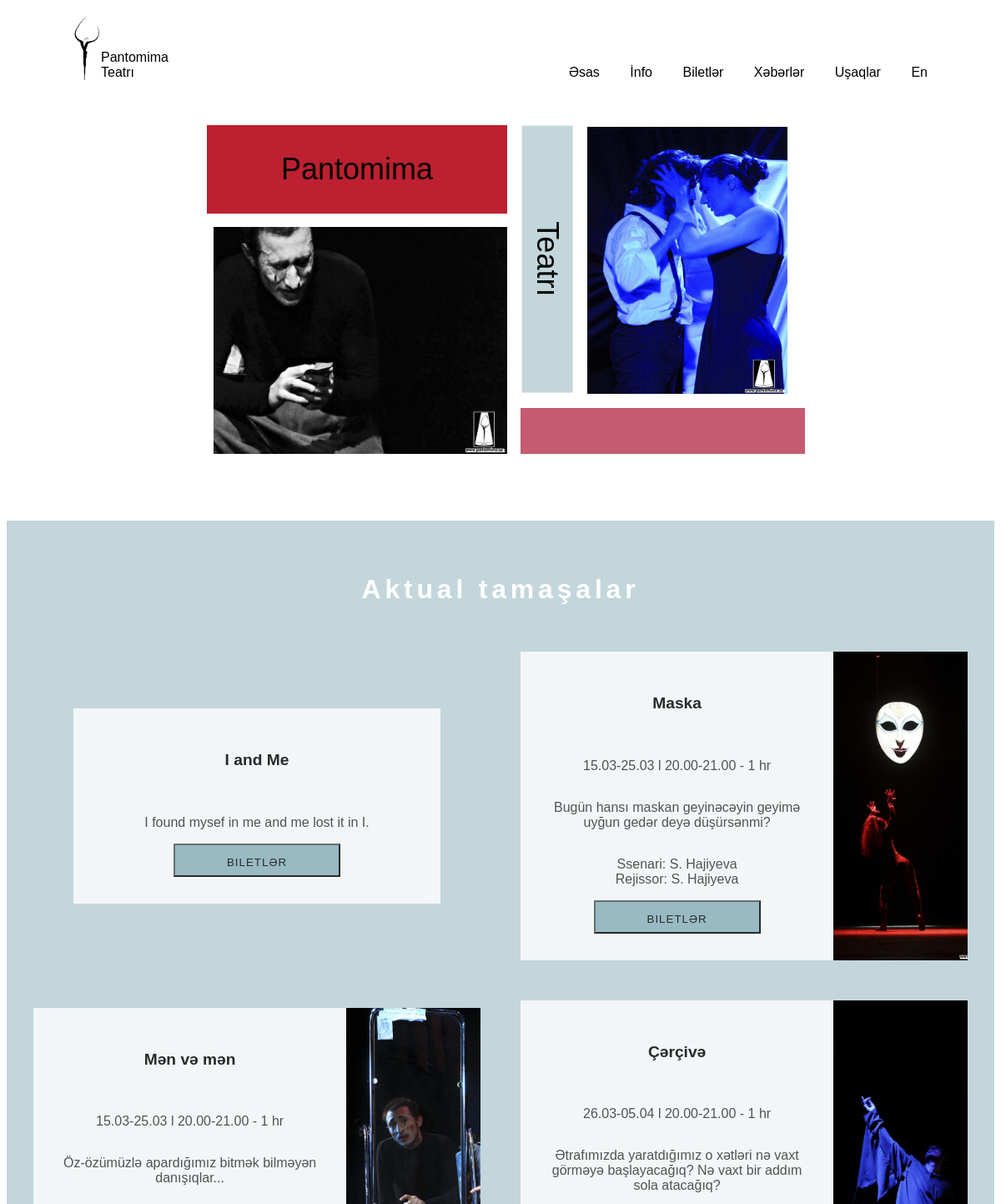
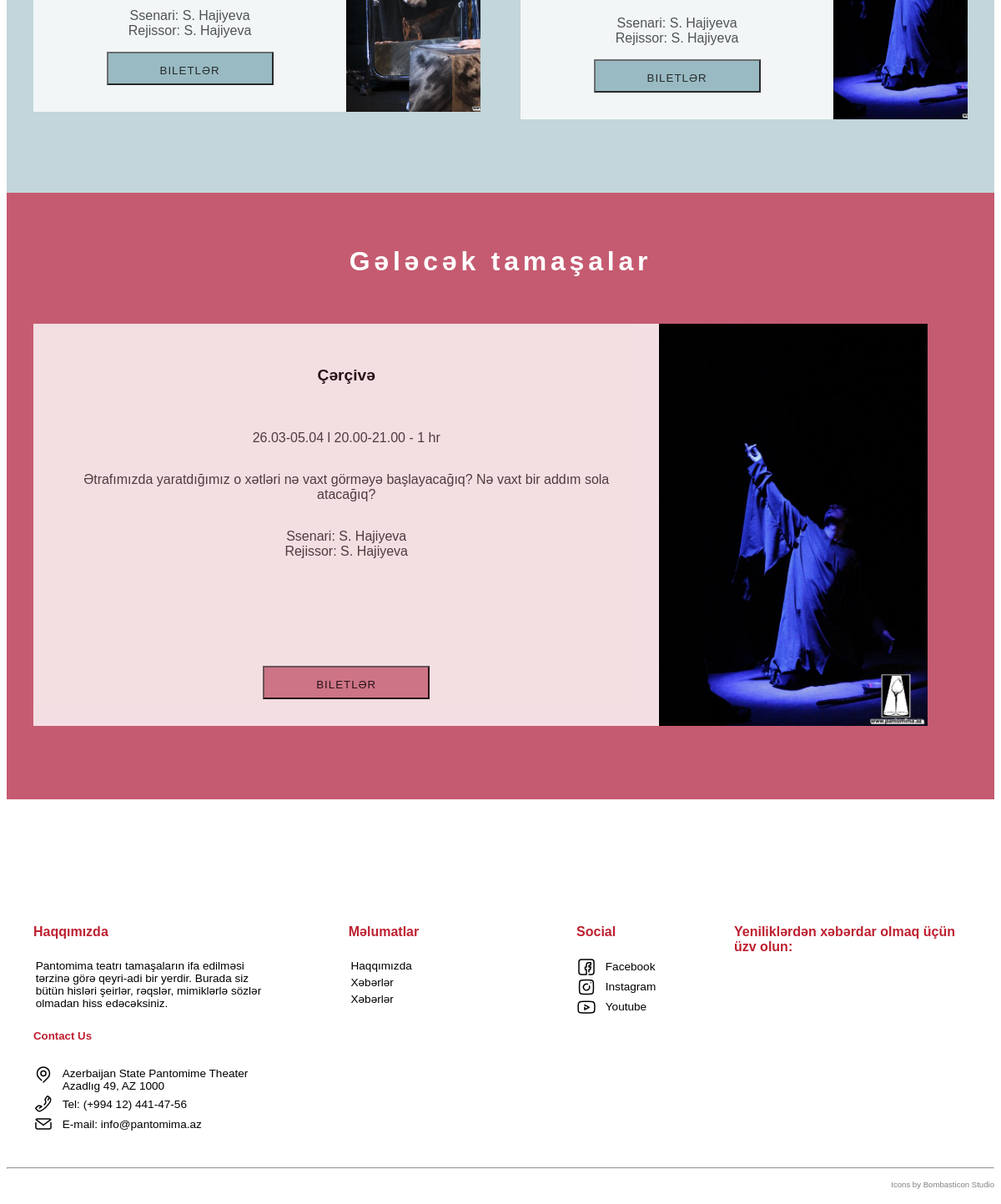
The app's page /az/, older data (2 pictures, top to bottom).
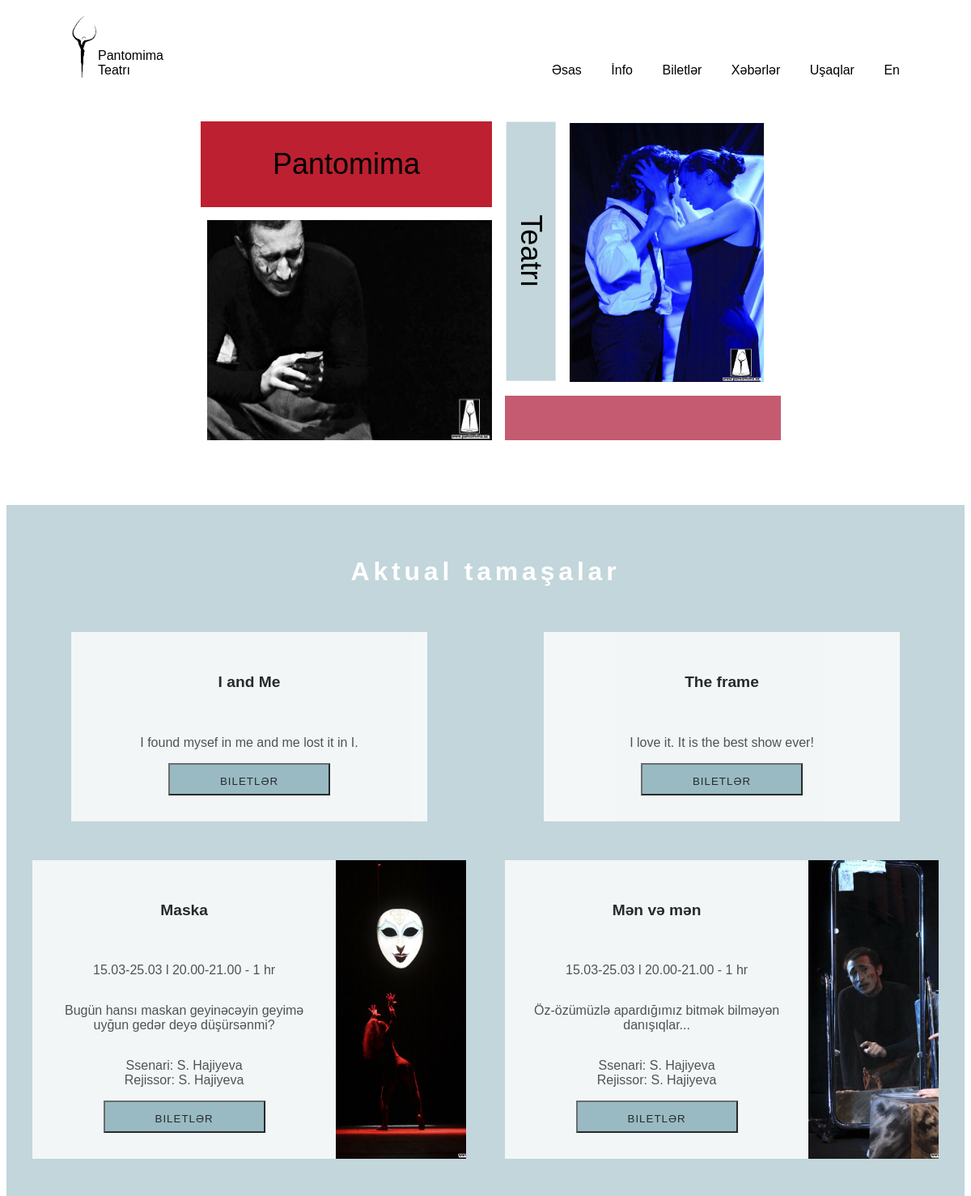
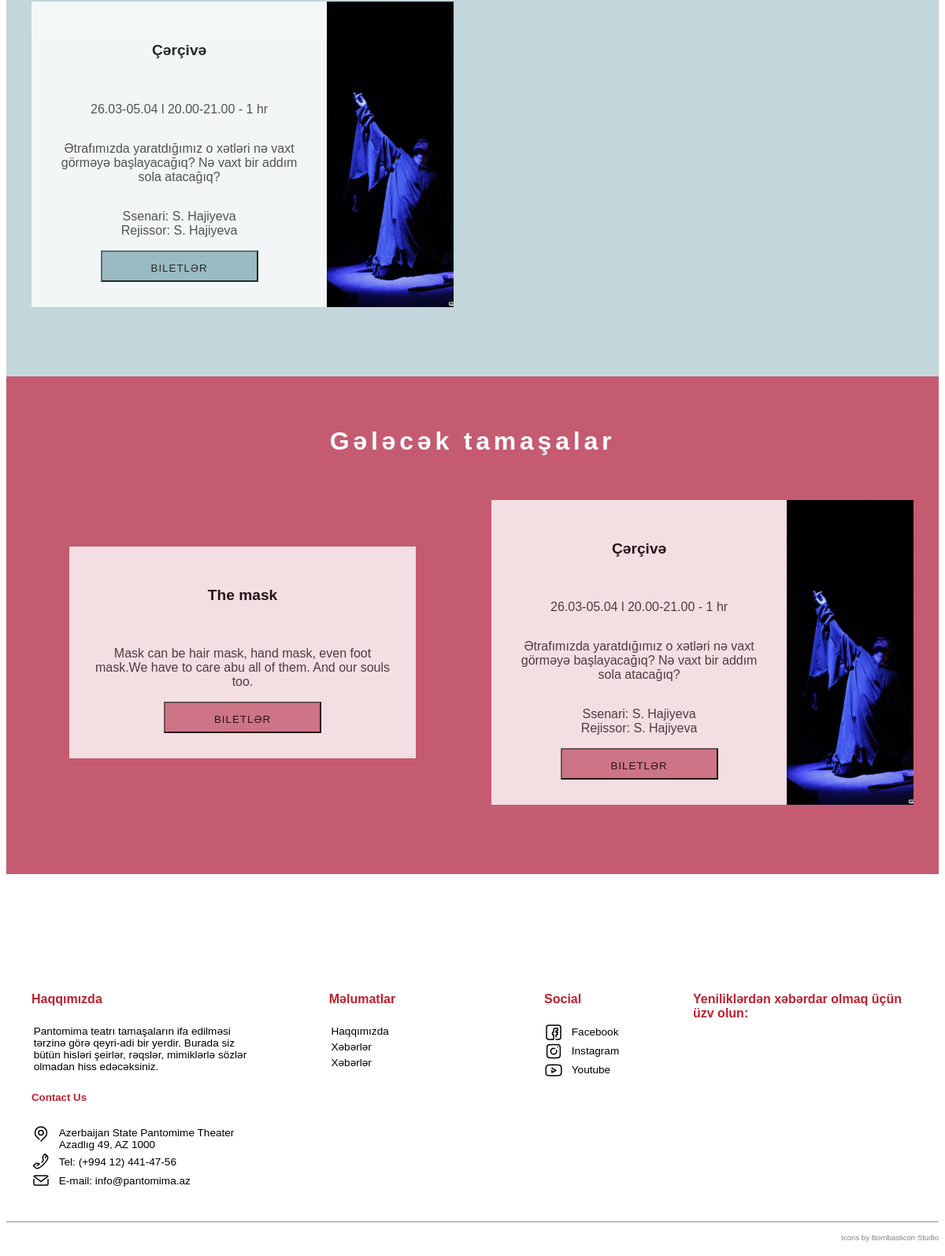
The same page, newer data (2 pictures, top to bottom).
### pantomime/models.py (models this page shows)
class Nowshow(models.Model):
    title=models.CharField(max_length=30)
    description=models.TextField()

class Upcomingshow(models.Model):
    title=models.CharField(max_length=30)
    description=models.TextField()

### pantomime/views.py (the view)
# urls.py: path('', views.shows,),
def shows(request):
    nowshows = Nowshow.objects.all()
    upcomingshows = Upcomingshow.objects.all()
    return render(request, 'index.html', {'nowshows':nowshows, 'upcomingshows':upcomingshows})

### templates/index.html (shortened to what this page needs)
{% load static %}
{% load i18n %}
<!DOCTYPE html>
<html>
    <head>
        <link rel = "stylesheet" type = "text/css"
        href = "{% static 'style.css' %}"/>
    </head>
    <body>
        <nav id="topnav">
            <div id="logo">
                <img id="logopic" src="{% static '/img/logopan.png' %}">
                <a id="logotxt">{% trans 'Pantomime' %} <br>{% trans 'Theatre' %}</a>
            </div>
            <ul id="navmenu">
                <li><a href="">{% trans 'Home' %}</a></li>
                <li><a href="#">{% trans 'Info' %}</a></li>
                <li><a href="#">{% trans 'Tickets' %}</a></li>
                <li><a  href="#">{% trans 'Press' %}</a> </li>
                <li><a href="#">{% trans 'Kids' %}</a></li>
                <li class="dropdown">
                <a href="/en" class="dropbtn">En</a>
            </ul>
        </nav>
        <div id="header">
            <div id="pantomime"><a>{% trans 'Pantomime' %}</a> </div>
            <div id="theatre"><a>{% trans 'Theatre' %}</a></div>
            <img id="dejavu" src="{% static '/img/dejavu.jpg' %}">
            <img id="iandme" src="{% static '/img/iandme.jpg' %}">
            <div id="empty"></div>
        </div>
        <div id="now_showing">
            <div class="showmsg">
                <a>{% trans 'Now Showing' %}</a>
            </div>
            <div class="shows">
                {% for nowshow in nowshows %}
                <div class="show">
                    <div class="showtxt">
                        <h5>{{ nowshow.title }}</h5>
                        <p>{{ nowshow.description }}</p>
                        <button>{% trans 'Tickets' %}</button>
                    </div>
                </div>
                {% endfor %}
                <div class="show">
                    <div class="showtxt">
                        <h5>{% trans 'The Mask' %}</h5>
                        <p>15.03-25.03  l  20.00-21.00 - 1 {% trans 'hr' %}</p>
                        <p>{% trans 'TheMasktxt' %}</p>
                        <p>{% trans 'Story' %}: S. Hajiyeva <br> {% trans 'Director' %}: S. Hajiyeva</p>
                        <button>{% trans 'Tickets' %}</button>
                    </div>
                        <img class="showpic" src="{% static '/img/mask.jpg' %}" alt="a girl dancing in front of a mask hanging on the wall">
                </div>
                <div class="show">
                    <div class="showtxt">
                        <h5>{% trans 'I and Me' %}</h5>
                        <p>15.03-25.03  l  20.00-21.00 - 1 {% trans 'hr' %}</p>
                        <p>{% trans 'IandMetxt' %}</p>
                        <p>{% trans 'Story' %}: S. Hajiyeva <br> {% trans 'Director' %}: S. Hajiyeva</p>
                        <button>{% trans 'Tickets' %}</button>
                    </div>
                        <img class="showpic" src="{% static '/img/iandme2.jpg' %}" alt="a man confused looking himself in the mirrow">
                </div>
                <div class="show">
                    <div class="showtxt">
                        <h5>{% trans 'The Frame' %}</h5>
                        <p>26.03-05.04  l  20.00-21.00 - 1 {% trans 'hr' %}</p>
                        <p>{% trans 'TheFrametxt' %}</p>
                        <p>{% trans 'Story' %}: S. Hajiyeva <br> {% trans 'Director' %}: S. Hajiyeva</p>
                        <button>{% trans 'Tickets' %}</button>
                    </div>
                        <img class="showpic" src="{% static '/img/frame.jpg' %}" alt="a man on his knees reaching up with his right hand in blue light">
                </div>
            </div>
        </div>
        <div id="upcoming">
            <div class="showmsg">
                <a>{% trans 'Upcoming' %}</a>
            </div>
            <div class="shows">
                {% for upcomingshow in upcomingshows %}
                <div class="show">
                    <div class="showtxt">
                        <h5>{{ upcomingshow.title }}</h5>
                        <p>{{ upcomingshow.description }}</p>
                        <button>{% trans 'Tickets' %}</button>
                    </div>
                </div>
                {% endfor %}
                <div class="show">
                    <div class="showtxt">
                        <h5>{% trans 'The Frame' %}</h5>
                        <p>26.03-05.04  l  20.00-21.00 - 1 {% trans 'hr' %}</p>
                        <p>{% trans 'TheFrametxt' %}</p>
                        <p>{% trans 'Story' %}: S. Hajiyeva <br> {% trans 'Director' %}: S. Hajiyeva</p>
                        <button>{% trans 'Tickets' %}</button>
                    </div>
                        <img class="showpic" src="{% static '/img/frame.jpg' %}" alt="a man on his knees reaching up with his right hand in blue light">
                </div>
            </div>
        </div>
        <footer>
            <div class="footertitle" id="about_us">
                <h4>{% trans 'About Us' %}</h4>
                <p>{% trans 'AboutUstxt' %}</p>
                <h5>Contact Us</h5>
                <div class="contact">
                    <img src="{% static '/img/Locate.svg' %}">
                    <p>Azerbaijan State Pantomime Theater <br>
                    Azadlıg 49, AZ 1000 </p>
                </div>
                <div class="contact">
                    <img src="{% static '/img/Phone.svg' %}">
                    <p>Tel: (+994 12) 441-47-56</p>
                </div>
                <div class="contact">
                    <img src="{% static '/img/Mail.svg' %}">
                    <p>E-mail: info@pantomima.az</p>
                </div>
            </div>
            <div class="footertitle" id="information">
                <h4>{% trans 'Information' %}</h4>
                <p>{% trans 'About Us' %}</p>
                <p>{% trans 'Press' %}</p>
                <p>{% trans 'News' %}</p>
            </div>
            <div class="footertitle" id="social">
                <h4>Social</h4>
                <a href="https://www.facebook.com/groups/36380824674" target="_blank">
                    <div class="contact">
                        <img src="{% static '/img/Facebook.svg' %}">
                        <p>Facebook</p>
                    </div>
                </a>
                <a href="https://www.instagram.com/pantomimetheatre/" target="_blank">
                    <div class="contact">
                        <img src="{% static '/img/Instagram.svg' %}">
                        <p>Instagram</p>
                    </div>
                </a>
                <a href="https://www.youtube.com/channel/UCNNCBYhtWnr7y0o05cdiJnA/" target="_blank">
                    <div class="contact">
                        <img src="{% static '/img/Youtube.svg' %}">
                        <p>Youtube</p>
                    </div>
                </a>
            </div>
            <div class="footertitle" id="newsletter">
                <h4>{% trans 'Newsletter' %}</h4>
            </div>
        </footer>
        <hr>
        <div id="credits">
            <a href="https://iconscout.com/contributors/bombasticon" target="_blank">Icons by Bombasticon Studio</a>
        </div>
    </body>
</html>

Row changes from the older to the newer data that the page shows:
added Nowshow: title "The frame", description "I love it. It is the best show ever!"
added Upcomingshow: title "The mask", description "Mask can be hair mask, hand mask, even foot mask.We have to care abu all of them. And our souls too."
